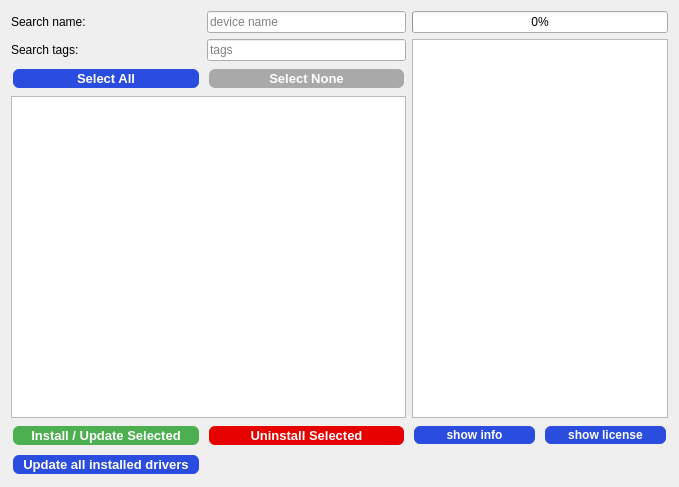
<?xml version="1.0" encoding="UTF-8"?>
<ui version="4.0">
 <class>Form</class>
 <widget class="QWidget" name="Form">
  <property name="geometry">
   <rect>
    <x>0</x>
    <y>0</y>
    <width>679</width>
    <height>487</height>
   </rect>
  </property>
  <property name="windowTitle">
   <string>Form</string>
  </property>
  <layout class="QGridLayout" name="gridLayout">
   <item row="2" column="1">
    <widget class="QPushButton" name="pushButton_sel_none">
     <property name="styleSheet">
      <string notr="true">QPushButton {
        background-color: #A9A9A9;
        color: white;
        border: none;
        padding: 2px 10px;
        text-align: center;
        text-decoration: none;
        font-size: 13px;
        margin: 2px 2px;
        border-radius: 6px;
        font-weight: bold;
    }

    QPushButton:hover {
        background-color: #696969;
    }</string>
     </property>
     <property name="text">
      <string>Select None</string>
     </property>
    </widget>
   </item>
   <item row="7" column="0">
    <widget class="QPushButton" name="pushButton_update_drivers">
     <property name="enabled">
      <bool>true</bool>
     </property>
     <property name="styleSheet">
      <string notr="true">QPushButton {
                                background-color: #2a4cdf; 
                                color: white; 
                                border: none; 
                                padding: 2px 10px; 
                                text-align: center; 
                                text-decoration: none; 
                                font-size: 13px; 
                                margin: 2px 2px; 
                                border-radius: 6px;
								font-weight: bold;
                            }

                            QPushButton:hover {
                                background-color: #1a3cbf;
                            }</string>
     </property>
     <property name="text">
      <string>Update all installed drivers</string>
     </property>
    </widget>
   </item>
   <item row="1" column="1">
    <widget class="QLineEdit" name="lineEdit_search_tags">
     <property name="maximumSize">
      <size>
       <width>250</width>
       <height>16777215</height>
      </size>
     </property>
     <property name="placeholderText">
      <string>tags</string>
     </property>
    </widget>
   </item>
   <item row="6" column="0">
    <widget class="QPushButton" name="pushButton_install_update_selected">
     <property name="enabled">
      <bool>true</bool>
     </property>
     <property name="styleSheet">
      <string notr="true">QPushButton {
                                background-color: #4CAF50; 
                                color: white; 
                                border: none; 
                                padding: 2px 10px; 
                                text-align: center; 
                                text-decoration: none; 
                                font-size: 13px; 
                                margin: 2px 2px; 
                                border-radius: 6px;
								font-weight: bold;
                            }

                            QPushButton:hover {
                                background-color: #45a049;
                            }</string>
     </property>
     <property name="text">
      <string>Install / Update Selected</string>
     </property>
    </widget>
   </item>
   <item row="3" column="0" rowspan="3" colspan="2">
    <widget class="QTableWidget" name="device_table"/>
   </item>
   <item row="6" column="2">
    <widget class="QPushButton" name="pushButton_info">
     <property name="styleSheet">
      <string notr="true">QPushButton {
        background-color: #2a4cdf;
        color: white;
        border: none;
        padding: 2px 10px;
        text-align: center;
        text-decoration: none;
        font-size: 12px;
        margin: 2px 2px;
        border-radius: 6px;
        font-weight: bold;
    }

    QPushButton:hover {
        background-color: #1a3cbf;
    }

QPushButton:disabled {
        background-color: #808080;
    }</string>
     </property>
     <property name="text">
      <string>show info</string>
     </property>
    </widget>
   </item>
   <item row="0" column="1">
    <widget class="QLineEdit" name="lineEdit_search_name">
     <property name="maximumSize">
      <size>
       <width>250</width>
       <height>16777215</height>
      </size>
     </property>
     <property name="placeholderText">
      <string>device name</string>
     </property>
    </widget>
   </item>
   <item row="2" column="0">
    <widget class="QPushButton" name="pushButton_sel_all">
     <property name="styleSheet">
      <string notr="true">QPushButton {
    background-color: #2a4cdf; /* This is a lighter shade of blue */
    color: white;
    border: none;
    padding: 2px 10px;
    text-align: center;
    text-decoration: none;
    font-size: 13px;
    margin: 2px 2px;
    border-radius: 6px;
    font-weight: bold;
}

QPushButton:hover {
    background-color: #1a3cbf; /* This is a darker shade of the lighter blue for hover effect */
}</string>
     </property>
     <property name="text">
      <string>Select All</string>
     </property>
    </widget>
   </item>
   <item row="1" column="0">
    <widget class="QLabel" name="label_2">
     <property name="text">
      <string>Search tags:</string>
     </property>
    </widget>
   </item>
   <item row="6" column="1">
    <widget class="QPushButton" name="pushButton_uninstall">
     <property name="enabled">
      <bool>true</bool>
     </property>
     <property name="styleSheet">
      <string notr="true">QPushButton {
                background-color: #E60000; 
                color: white; 
                                border: none; 
                                padding: 2px 10px; 
                                text-align: center; 
                                text-decoration: none; 
                                font-size: 13px; 
                                margin: 2px 2px; 
                                border-radius: 6px;
								font-weight: bold;
                            }

            QPushButton:hover {
                background-color: #B22222;
            }</string>
     </property>
     <property name="text">
      <string>Uninstall Selected</string>
     </property>
    </widget>
   </item>
   <item row="0" column="0">
    <widget class="QLabel" name="label">
     <property name="text">
      <string>Search name:</string>
     </property>
    </widget>
   </item>
   <item row="6" column="3">
    <widget class="QPushButton" name="pushButton_license">
     <property name="styleSheet">
      <string notr="true">QPushButton {
        background-color: #2a4cdf;
        color: white;
        border: none;
        padding: 2px 10px;
        text-align: center;
        text-decoration: none;
        font-size: 12px;
        margin: 2px 2px;
        border-radius: 6px;
        font-weight: bold;
    }

    QPushButton:hover {
        background-color: #1a3cbf;
    }

QPushButton:disabled {
        background-color: #808080;
    }</string>
     </property>
     <property name="text">
      <string>show license</string>
     </property>
    </widget>
   </item>
   <item row="1" column="2" rowspan="5" colspan="2">
    <widget class="QTextEdit" name="textEdit_device_info">
     <property name="enabled">
      <bool>true</bool>
     </property>
     <property name="textInteractionFlags">
      <set>Qt::TextSelectableByKeyboard|Qt::TextSelectableByMouse</set>
     </property>
    </widget>
   </item>
   <item row="0" column="2" colspan="2">
    <widget class="QProgressBar" name="progressBar">
     <property name="enabled">
      <bool>true</bool>
     </property>
     <property name="value">
      <number>0</number>
     </property>
     <property name="invertedAppearance">
      <bool>false</bool>
     </property>
    </widget>
   </item>
  </layout>
 </widget>
 <resources/>
 <connections/>
</ui>
